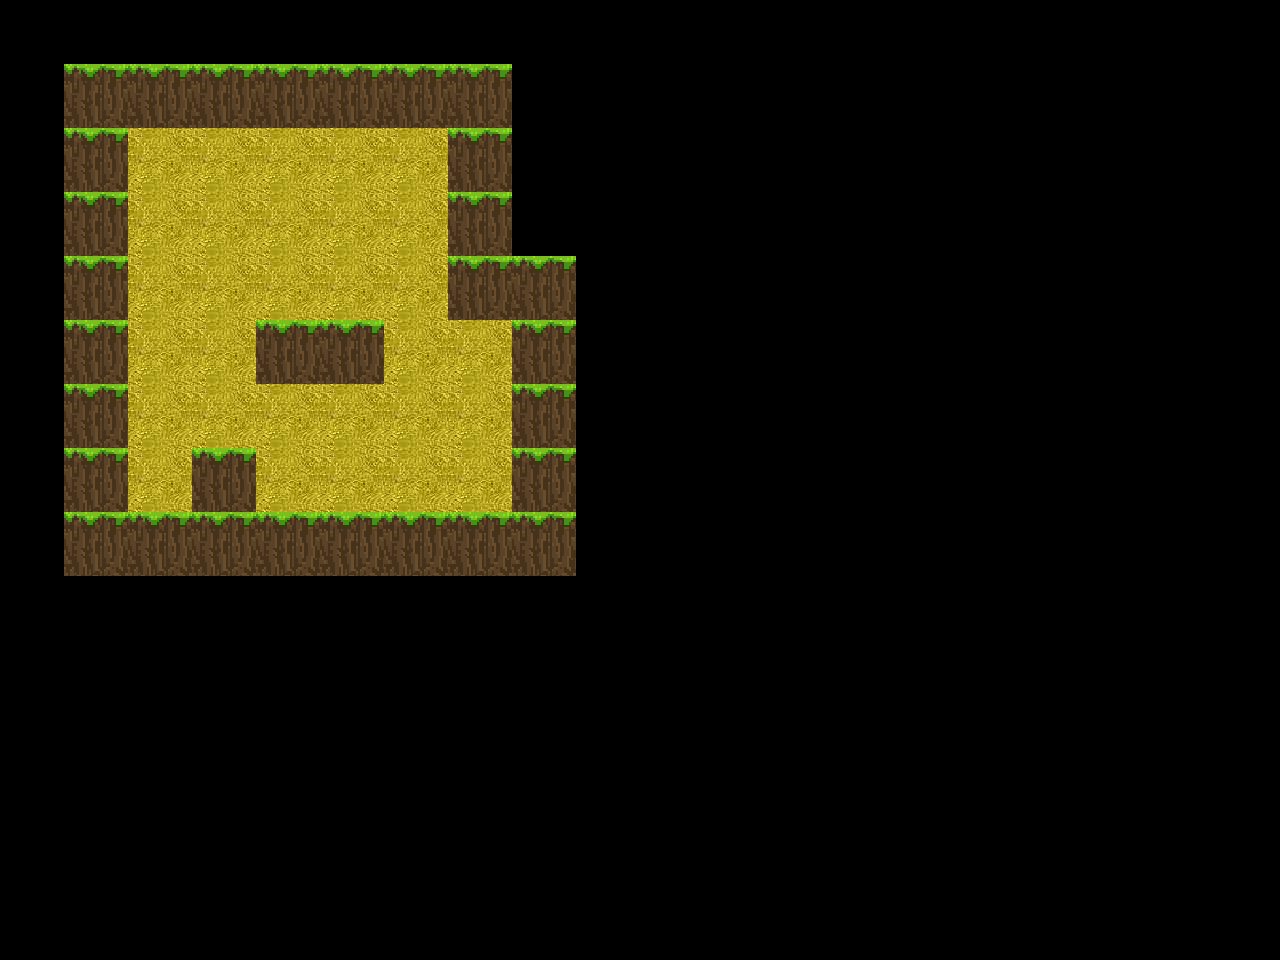

A 2D game scene composited from a Tiled map and its tileset images. What follows is a short description and the map's XML, with every tile layer's data as written:
An orthogonal 20x15 tile map with 64x64 px tiles, 2 tile layers (Block, Road), 4 tilesets and 15 objects.

<map version="1.5" tiledversion="1.6.0" orientation="orthogonal" renderorder="right-down" width="20" height="15" tilewidth="64" tileheight="64" infinite="0" nextlayerid="10" nextobjectid="1502">
 <tileset firstgid="1" name="MapImage1" tilewidth="64" tileheight="64" tilecount="63" columns="9">
  <image source="../MapImage1.png" width="576" height="448" />
 </tileset>
 <tileset firstgid="64" name="role" tilewidth="64" tileheight="64" tilecount="1" columns="1">
  <image source="../role.png" width="64" height="64" />
 </tileset>
 <tileset firstgid="65" name="box1" tilewidth="64" tileheight="64" tilecount="1" columns="1">
  <image source="../box1.png" width="64" height="64" />
 </tileset>
 <tileset firstgid="66" name="point" tilewidth="64" tileheight="64" tilecount="1" columns="1">
  <image source="../point4.png" width="64" height="64" />
 </tileset>
 <layer id="1" name="Block" width="20" height="15">
  <data encoding="csv">
0,0,0,0,0,0,0,0,0,0,0,0,0,0,0,0,0,0,0,0,
0,36,36,36,36,36,36,36,0,0,0,0,0,0,0,0,0,0,0,0,
0,36,0,0,0,0,0,36,0,0,0,0,0,0,0,0,0,0,0,0,
0,36,0,0,0,0,0,36,0,0,0,0,0,0,0,0,0,0,0,0,
0,36,0,0,0,0,0,36,36,0,0,0,0,0,0,0,0,0,0,0,
0,36,0,0,36,36,0,0,36,0,0,0,0,0,0,0,0,0,0,0,
0,36,0,0,0,0,0,0,36,0,0,0,0,0,0,0,0,0,0,0,
0,36,0,36,0,0,0,0,36,0,0,0,0,0,0,0,0,0,0,0,
0,36,36,36,36,36,36,36,36,0,0,0,0,0,0,0,0,0,0,0,
0,0,0,0,0,0,0,0,0,0,0,0,0,0,0,0,0,0,0,0,
0,0,0,0,0,0,0,0,0,0,0,0,0,0,0,0,0,0,0,0,
0,0,0,0,0,0,0,0,0,0,0,0,0,0,0,0,0,0,0,0,
0,0,0,0,0,0,0,0,0,0,0,0,0,0,0,0,0,0,0,0,
0,0,0,0,0,0,0,0,0,0,0,0,0,0,0,0,0,0,0,0,
0,0,0,0,0,0,0,0,0,0,0,0,0,0,0,0,0,0,0,0
</data>
 </layer>
 <layer id="3" name="Road" width="20" height="15">
  <data encoding="csv">
0,0,0,0,0,0,0,0,0,0,0,0,0,0,0,0,0,0,0,0,
0,0,0,0,0,0,0,0,0,0,0,0,0,0,0,0,0,0,0,0,
0,0,54,54,54,54,54,0,0,0,0,0,0,0,0,0,0,0,0,0,
0,0,54,54,54,54,54,0,0,0,0,0,0,0,0,0,0,0,0,0,
0,0,54,54,54,54,54,0,0,0,0,0,0,0,0,0,0,0,0,0,
0,0,54,54,0,0,54,54,0,0,0,0,0,0,0,0,0,0,0,0,
0,0,54,54,54,54,54,54,0,0,0,0,0,0,0,0,0,0,0,0,
0,0,54,0,54,54,54,54,0,0,0,0,0,0,0,0,0,0,0,0,
0,0,0,0,0,0,0,0,0,0,0,0,0,0,0,0,0,0,0,0,
0,0,0,0,0,0,0,0,0,0,0,0,0,0,0,0,0,0,0,0,
0,0,0,0,0,0,0,0,0,0,0,0,0,0,0,0,0,0,0,0,
0,0,0,0,0,0,0,0,0,0,0,0,0,0,0,0,0,0,0,0,
0,0,0,0,0,0,0,0,0,0,0,0,0,0,0,0,0,0,0,0,
0,0,0,0,0,0,0,0,0,0,0,0,0,0,0,0,0,0,0,0,
0,0,0,0,0,0,0,0,0,0,0,0,0,0,0,0,0,0,0,0
</data>
 </layer>
 <objectgroup id="9" name="entity">
  <object id="1487" gid="66" x="192" y="384" width="64" height="64" />
  <object id="1488" gid="66" x="192" y="448" width="64" height="64" />
  <object id="1489" gid="66" x="128" y="512" width="64" height="64" />
  <object id="1490" gid="66" x="256" y="448" width="64" height="64" />
  <object id="1491" gid="66" x="320" y="448" width="64" height="64" />
  <object id="1492" gid="66" x="448" y="384" width="64" height="64" />
  <object id="1493" gid="66" x="448" y="448" width="64" height="64" />
  <object id="1494" gid="65" x="192" y="384" width="64" height="64" />
  <object id="1495" gid="65" x="320" y="448" width="64" height="64" />
  <object id="1496" gid="65" x="384" y="448" width="64" height="64" />
  <object id="1497" gid="65" x="320" y="320" width="64" height="64" />
  <object id="1498" gid="65" x="384" y="256" width="64" height="64" />
  <object id="1499" gid="65" x="256" y="256" width="64" height="64" />
  <object id="1500" gid="65" x="192" y="256" width="64" height="64" />
  <object id="1501" gid="64" x="128" y="192" width="64" height="64" />
 </objectgroup>
</map>
